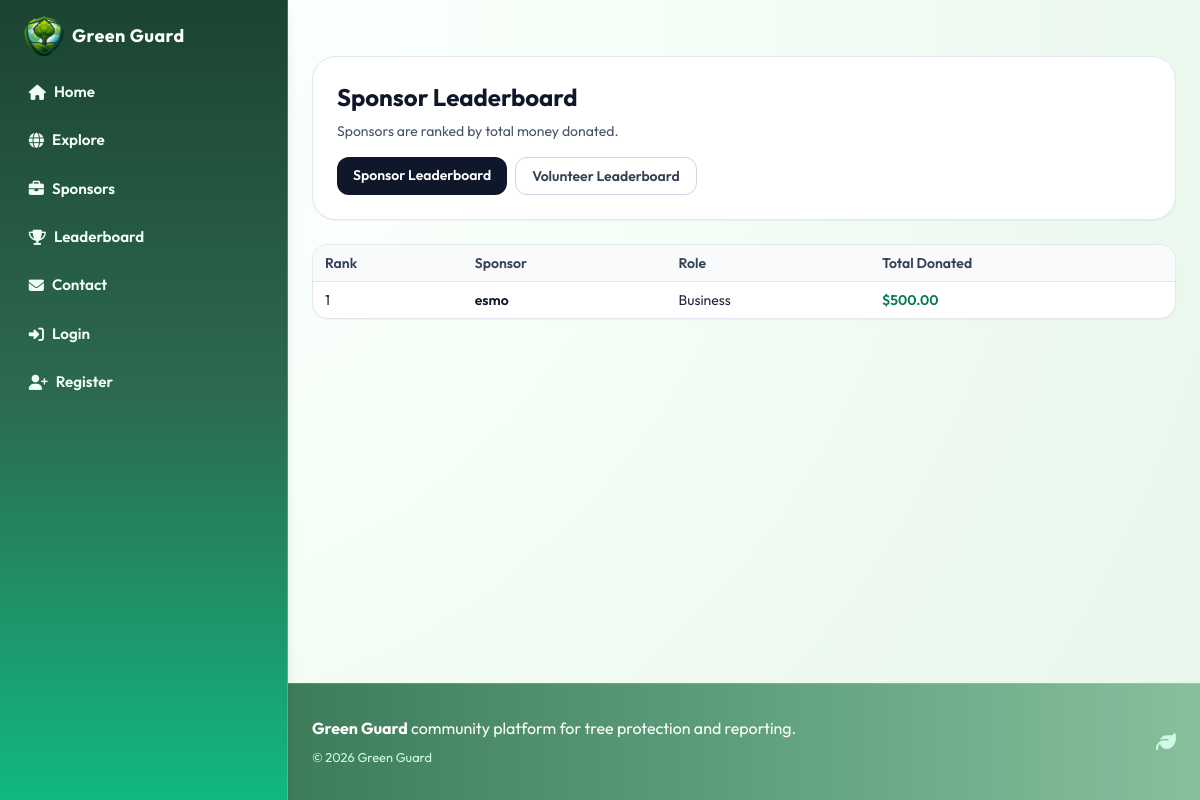
The page /leaderboard on the database as committed earlier.
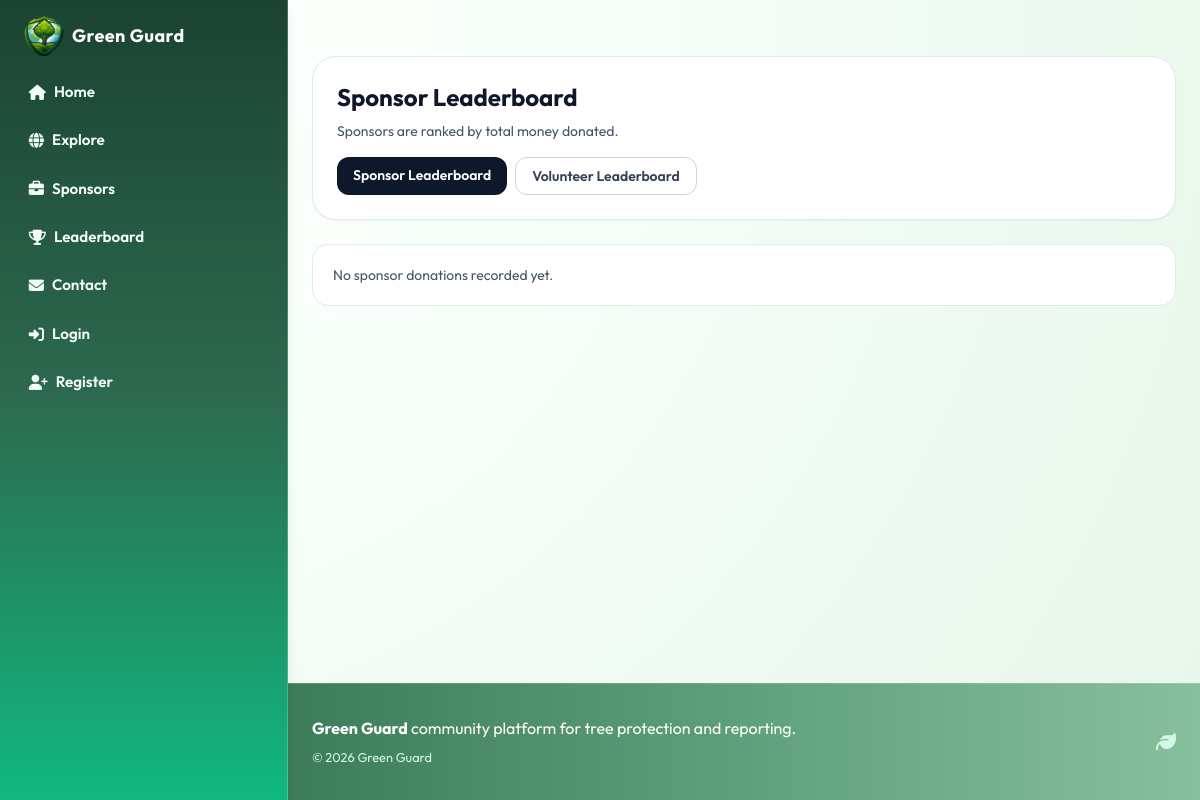
The same page on the database as committed later.
### models.py (models this page shows)
class User(UserMixin, db.Model):
    id = db.Column(db.Integer, primary_key=True)
    username = db.Column(db.String(80), unique=True, nullable=False)
    email = db.Column(db.String(120), unique=True, nullable=False)
    password_hash = db.Column(db.String(255), nullable=False)
    role = db.Column(db.String(30), default="individual", nullable=False)
    is_admin = db.Column(db.Boolean, default=False, nullable=False)
    created_at = db.Column(
        db.DateTime, default=datetime.utcnow, nullable=False)
    tree_records = db.relationship(
        "TreeRecord", backref="user", lazy=True, cascade="all, delete-orphan"
    )
    cutting_reports = db.relationship(
        "CuttingReport", backref="user", lazy=True, cascade="all, delete-orphan"
    )
    volunteer_signups = db.relationship(
        "VolunteerCampaignSignup", backref="user", lazy=True, cascade="all, delete-orphan"
    )
    support_donations = db.relationship(
        "SupportDonation", backref="user", lazy=True, cascade="all, delete-orphan"
    )
    created_campaigns = db.relationship(
        "Campaign", backref="creator", lazy=True, foreign_keys="Campaign.creator_user_id"
    )

### routes/main.py (the view)
@main_bp.route("/leaderboard")
def leaderboard():
    sponsors = User.query.filter(
        User.is_admin.is_(False),
        User.role.in_(["business", "individual"]),
    ).all()
    rows = []
    for user in sponsors:
        donations = SupportDonation.query.filter_by(user_id=user.id).all()
        total_amount = sum(float(donation.amount) for donation in donations)
        rows.append(
            {
                "user": user,
                "total_amount": total_amount,
            }
        )
    rows.sort(
        key=lambda item: (
            item["total_amount"],
            item["user"].username.lower(),
        ),
        reverse=True,
    )
    for index, item in enumerate(rows, start=1):
        item["rank"] = index
    return render_template(
        "leaderboard.html",
        leaderboard=rows,
        leaderboard_group="Sponsor Leaderboard",
    )

### templates/leaderboard.html (shortened to what this page needs)
{% extends 'base.html' %}
{% block content %}
  <section class="mx-auto mt-8 w-full max-w-6xl px-4 sm:px-6">
    <div class="rounded-3xl border border-slate-200 bg-white p-6 shadow-sm">
      <h1 class="text-2xl font-bold text-slate-900">{{ leaderboard_group or 'Sponsor Leaderboard' }}</h1>
      <p class="mt-2 text-sm text-slate-600">Sponsors are ranked by total money donated.</p>
      <div class="mt-4 flex flex-wrap gap-2">
        <a href="{{ url_for('main.leaderboard') }}" class="rounded-xl bg-slate-900 px-4 py-2 text-sm font-semibold text-white hover:bg-slate-700">Sponsor Leaderboard</a>
        <a href="{{ url_for('main.volunteer_leaderboard') }}" class="rounded-xl border border-slate-300 px-4 py-2 text-sm font-semibold text-slate-700 hover:bg-slate-100">Volunteer Leaderboard</a>
      </div>
    </div>
    {% if leaderboard %}
      <div class="mt-6 overflow-x-auto rounded-2xl border border-slate-200 bg-white shadow-sm">
        <table class="min-w-full divide-y divide-slate-200 text-sm">
          <thead class="bg-slate-50">
            <tr>
              <th class="px-3 py-2 text-left font-semibold text-slate-700">Rank</th>
              <th class="px-3 py-2 text-left font-semibold text-slate-700">Sponsor</th>
              <th class="px-3 py-2 text-left font-semibold text-slate-700">Role</th>
              <th class="px-3 py-2 text-left font-semibold text-slate-700">Total Donated</th>
            </tr>
          </thead>
          <tbody class="divide-y divide-slate-100">
            {% for entry in leaderboard %}
              <tr>
                <td class="px-3 py-2">{{ entry.rank }}</td>
                <td class="px-3 py-2 font-semibold text-slate-900">{{ entry.user.username }}</td>
                <td class="px-3 py-2">{{ entry.user.role|replace('_', ' ')|title }}</td>
                <td class="px-3 py-2 font-semibold text-emerald-700">${{ '%.2f'|format(entry.total_amount) }}</td>
              </tr>
            {% endfor %}
          </tbody>
        </table>
      </div>
    {% else %}
      <div class="mt-6 rounded-2xl border border-slate-200 bg-white p-5 text-sm text-slate-600">No sponsor donations recorded yet.</div>
    {% endif %}
  </section>
{% endblock %}

Rows that differ between the two databases and show on the page:
no longer on this page (row edited): User: user.username "esmo", user.role "Business"
Other text that changed with them:
text no longer shown: "Rank Sponsor Role Total Donated"
text now shown: "No sponsor donations recorded yet."
list line gone: "1 $ 500.00"
